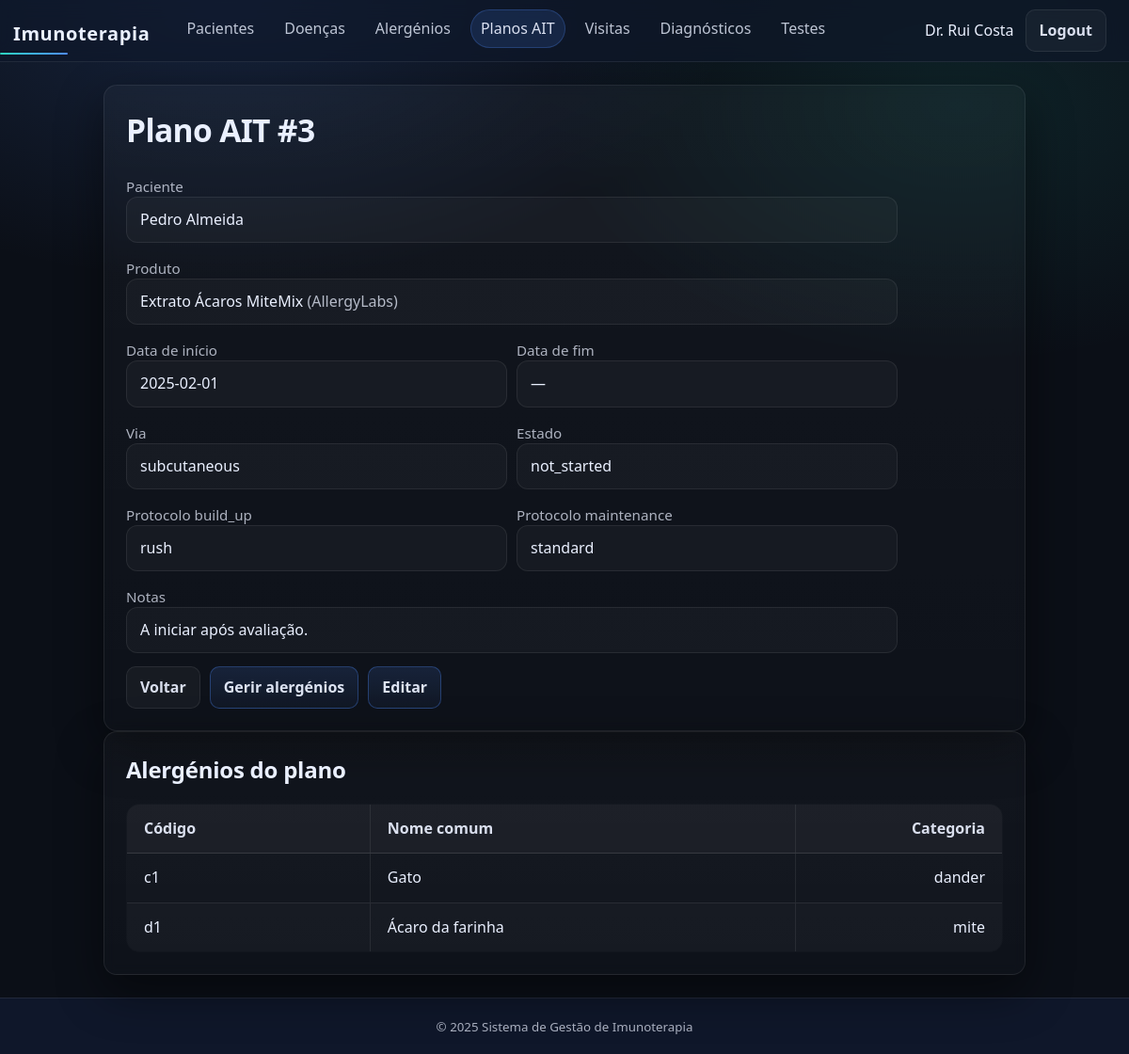
Page /php/public/plan_view.php?id=3 (signed in) on the committed database.
### tables this page shows
CREATE TABLE "Planos AIT" (  "id" INTEGER PRIMARY KEY,  "paciente_id" INTEGER NOT NULL,  "produto_id" INTEGER NOT NULL,  "data_início" TEXT NOT NULL,  "data_fim" TEXT,  "via" TEXT NOT NULL,  "protocolo_build_up" TEXT NOT NULL,  "protocolo_maintenance" TEXT NOT NULL,  "estado" TEXT NOT NULL,  "notas" TEXT,  FOREIGN KEY ("paciente_id") REFERENCES "Pacientes"("id") ON DELETE CASCADE,  FOREIGN KEY ("produto_id") REFERENCES "Produtos"("id") ON DELETE RESTRICT,  CHECK ("data_fim" IS NULL OR "data_fim" >= "data_início"));

CREATE TABLE "Pacientes" (
  "id"            INTEGER PRIMARY KEY,
  "nome_completo" TEXT NOT NULL,
  "data_nascimento" TEXT NOT NULL,          -- ISO: YYYY-MM-DD
  "sexo"          TEXT NOT NULL CHECK ("sexo" IN ('M','F','X')),
  "telefone"      TEXT,
  "email"         TEXT
);

CREATE TABLE "Produtos" (
  "id"              INTEGER PRIMARY KEY,
  "nome"            TEXT NOT NULL,
  "tipo"            TEXT NOT NULL,          -- ex: tablet/extract
  "concentração"    REAL,
  "unidade"         TEXT,                   -- ex: IR, ug/mL
  "fabricante_id"   INTEGER NOT NULL,
  FOREIGN KEY ("fabricante_id") REFERENCES "Fabricantes"("id") ON DELETE RESTRICT
);

CREATE TABLE "Fabricantes" (
  "id"            INTEGER PRIMARY KEY,
  "nome"          TEXT NOT NULL UNIQUE,
  "país"          TEXT,
  "email"         TEXT,
  "telefone"      TEXT
);

CREATE TABLE "Alergénios" (
  "código_who_iuis" TEXT PRIMARY KEY,       -- ex: t1, g6
  "espécie"         TEXT NOT NULL,
  "nome_comum"      TEXT NOT NULL,
  "nome_bioquímico" TEXT,
  "categoria"       TEXT NOT NULL            -- ex: mite/pollen/food
);

### php/public/plan_view.php (the view, shortened to what this page needs)
<?php
require_once __DIR__ . '/../../includes/auth.php';
$id = (int)($_GET['id'] ?? 0);
try {
  $stmt = $pdo->prepare('
    SELECT
      p."id",
      p."data_início",
      p."data_fim",
      p."via",
      p."protocolo_build_up",
      p."protocolo_maintenance",
      p."estado",
      p."notas",
      pa."id" AS paciente_id,
      pa."nome_completo" AS paciente_nome,
      pr."id" AS produto_id,
      pr."nome" AS produto_nome,
      f."nome" AS fabricante_nome
    FROM "Planos AIT" p
    JOIN "Pacientes" pa ON pa."id" = p."paciente_id"
    JOIN "Produtos" pr ON pr."id" = p."produto_id"
    LEFT JOIN "Fabricantes" f ON f."id" = pr."fabricante_id"
    WHERE p."id" = ?
  ');
  $stmt->execute([$id]);
  $plan = $stmt->fetch();
  $aStmt = $pdo->prepare('
    SELECT a."código_who_iuis", a."nome_comum", a."categoria"
    FROM "Plano AIT - Alergénios" pa
    JOIN "Alergénios" a ON a."código_who_iuis" = pa."alergénio_código"
    WHERE pa."plano_id" = ?
    ORDER BY a."nome_comum"
  ');
  $aStmt->execute([$id]);
  $allergens = $aStmt->fetchAll();
} catch (Throwable $e) {
  header('Location: ' . $BASE_URL . '/plans.php?error=' . urlencode('Erro: ' . $e->getMessage()));
  exit;
}
require_once __DIR__ . '/../../includes/header.php';
?>
<section class="card">
  <h1>Plano AIT #<?= htmlspecialchars((string)$plan['id']) ?></h1>
  <div style="display:grid; gap:10px; max-width:820px;">
    <div class="field">
      <label>Paciente</label>
      <div class="input-like"><?= htmlspecialchars($plan['paciente_nome']) ?></div>
    </div>
    <div class="field">
      <label>Produto</label>
      <div class="input-like">
        <?= htmlspecialchars($plan['produto_nome']) ?>
        <?php if (!empty($plan['fabricante_nome'])): ?>
          <span style="opacity:.75;">(<?= htmlspecialchars($plan['fabricante_nome']) ?>)</span>
        <?php endif; ?>
      </div>
    </div>
    <div style="display:grid; grid-template-columns: repeat(2, minmax(0, 1fr)); gap:10px;">
      <div class="field">
        <label>Data de início</label>
        <div class="input-like"><?= htmlspecialchars($plan['data_início']) ?></div>
      </div>
      <div class="field">
        <label>Data de fim</label>
        <div class="input-like"><?= htmlspecialchars($plan['data_fim'] ?: '—') ?></div>
      </div>
    </div>
    <div style="display:grid; grid-template-columns: repeat(2, minmax(0, 1fr)); gap:10px;">
      <div class="field">
        <label>Via</label>
        <div class="input-like"><?= htmlspecialchars($plan['via']) ?></div>
      </div>
      <div class="field">
        <label>Estado</label>
        <div class="input-like"><?= htmlspecialchars($plan['estado']) ?></div>
      </div>
    </div>
    <div style="display:grid; grid-template-columns: repeat(2, minmax(0, 1fr)); gap:10px;">
      <div class="field">
        <label>Protocolo build_up</label>
        <div class="input-like"><?= htmlspecialchars($plan['protocolo_build_up']) ?></div>
      </div>
      <div class="field">
        <label>Protocolo maintenance</label>
        <div class="input-like"><?= htmlspecialchars($plan['protocolo_maintenance']) ?></div>
      </div>
    </div>
    <div class="field">
      <label>Notas</label>
      <div class="input-like"><?= htmlspecialchars($plan['notas'] ?: '—') ?></div>
    </div>
  </div>
  <div style="display:flex; gap:10px; margin-top:14px; flex-wrap:wrap;">
    <a class="btn" href="<?= $BASE_URL ?>/plans.php">Voltar</a>
    <a class="btn btn-soft" href="<?= $BASE_URL ?>/plan_allergens.php?id=<?= urlencode((string)$id) ?>">Gerir alergénios</a>
    <a class="btn btn-soft" href="<?= $BASE_URL ?>/plan_edit.php?id=<?= urlencode((string)$id) ?>">Editar</a>
  </div>
</section>
<section class="card">
  <h2>Alergénios do plano</h2>
  <table class="table table-compact">
    <thead>
      <tr>
        <th>Código</th>
        <th>Nome comum</th>
        <th>Categoria</th>
      </tr>
    </thead>
    <tbody>
      <?php foreach ($allergens as $a): ?>
        <tr>
          <td><?= htmlspecialchars($a['código_who_iuis']) ?></td>
          <td><?= htmlspecialchars($a['nome_comum']) ?></td>
          <td><?= htmlspecialchars($a['categoria']) ?></td>
        </tr>
      <?php endforeach; ?>
    </tbody>
  </table>
</section>
<?php require_once __DIR__ . '/../../includes/footer.php'; ?>

### php/public/css/base.css (style rules this page uses)
* { margin: 0; padding: 0; box-sizing: border-box; }
html, body { height: 100%; font-family: var(--font); background: radial-gradient(900px 500px at 20% 0%, rgba(79,140,255,.16), transparent 60%), radial-gradient(800px 500px at 85% 10%, rgba(45,212,191,.10), transparent 55%), var(--bg); color: var(--text); line-height: 1.45; }
a { color: var(--primary); text-decoration: none; }
h1 { font-size: 2.1rem; letter-spacing: -.02em; margin: 0 0 var(--s-2) 0; }
h2 { font-size: 1.5rem; letter-spacing: -.01em; margin: 0 0 var(--s-2) 0; }
.card { position: relative; border-radius: var(--r-2); padding: var(--s-5); background: transparent; }
.card::before { content: ""; position: absolute; inset: 0; border-radius: var(--r-2); background: linear-gradient(180deg, rgba(255,255,255,.03), rgba(255,255,255,.015)); border: 1px solid var(--border); box-shadow: var(--shadow); backdrop-filter: blur(6px); -webkit-backdrop-filter: blur(6px); pointer-events: none; z-index: 0; }
.card > * { position: relative; z-index: 1; }
body { min-height: 100vh; display: flex; flex-direction: column; }
.input-like { padding: 12px 14px; border-radius: 12px; border: 1px solid rgba(255,255,255,.08); background: rgba(255,255,255,.03); }

### php/public/css/components.css (style rules this page uses)
.btn { appearance: none; border: 1px solid var(--border); background: rgba(255,255,255,.04); color: rgba(234,240,255,.92); padding: 10px 14px; border-radius: 10px; font-weight: 600; cursor: pointer; display: inline-flex; align-items: center; justify-content: center; gap: 8px; text-decoration: none; transition: background .2s ease, border-color .2s ease, transform .1s ease; }
.btn-soft { background: linear-gradient(180deg, rgba(79,140,255,.14), rgba(79,140,255,.05)); border-color: rgba(79,140,255,.32); color: rgba(234,240,255,.94); }
.card > * + * { margin-top: 18px; }
.card h1, .card h2 { margin-bottom: 6px; }
.table, .card table { width: 100%; border-collapse: collapse; table-layout: auto; background: rgba(255,255,255,.02); border: 1px solid var(--border); border-radius: var(--r-2); overflow: hidden; }
.table th, .table td, .card table th, .card table td { padding: 14px 18px; border-bottom: 1px solid var(--border); vertical-align: middle; }
.table thead th, .card table thead th { text-align: left; font-weight: 800; color: rgba(234,240,255,.92); background: rgba(255,255,255,.03); border-bottom: 1px solid rgba(255,255,255,.12); }
.table th + th, .table td + td, .card table th + th, .card table td + td { border-left: 1px solid var(--border); }
.table tbody tr:nth-child(even) td, .card table tbody tr:nth-child(even) td { background: rgba(255,255,255,.015); }
.table td, .card table td { white-space: normal; overflow-wrap: normal; word-break: normal; }
.table td:nth-child(2), .table td:nth-child(4), .card table td:nth-child(2), .card table td:nth-child(4) { white-space: nowrap; }
.table th:last-child, .table td:last-child, .card table th:last-child, .card table td:last-child { text-align: right; vertical-align: middle; width: 220px; white-space: nowrap; }

### php/public/css/forms.css (style rules this page uses)
label { display: block; margin-top: 6px; font-size: .95rem; color: var(--muted); }
main.container > .card { max-width: 980px; margin-left: auto; margin-right: auto; }

### php/public/css/theme.css (style rules this page uses)
:root { --bg: #0b0f17; --surface: #111827; --surface-2: #0f172a; --border: rgba(255,255,255,.08); --primary: #4f8cff; --primary-2: #2f6fff; --accent: #2dd4bf; --accent-2: #22c55e; --danger: #fb7185; --text: #eaf0ff; --muted: rgba(234,240,255,.72); --font: system-ui, -apple-system, Segoe UI, Roboto, Arial, sans-serif; --s-1: 6px; --s-2: 10px; --s-3: 14px; --s-4: 18px; --s-5: 24px; --r-1: 10px; --r-2: 14px; --shadow: 0 18px 50px rgba(0,0,0,.45); }

### rows in the picture
planos ait: id "3", paciente.nome_completo "Pedro Almeida", produto.nome "Extrato Ácaros MiteMix", fabricantes.nome "AllergyLabs", data_início "2025-02-01", data_fim "—", via "subcutaneous", estado "not_started", protocolo_build_up "rush", protocolo_maintenance "standard", notas "A iniciar após avaliação."
alergénios: código_who_iuis "c1", nome_comum "Gato", categoria "dander"
alergénios: código_who_iuis "d1", nome_comum "Ácaro da farinha", categoria "mite"

### other values in the picture
$_SESSION['user']['full_name'] "Dr. Rui Costa"
